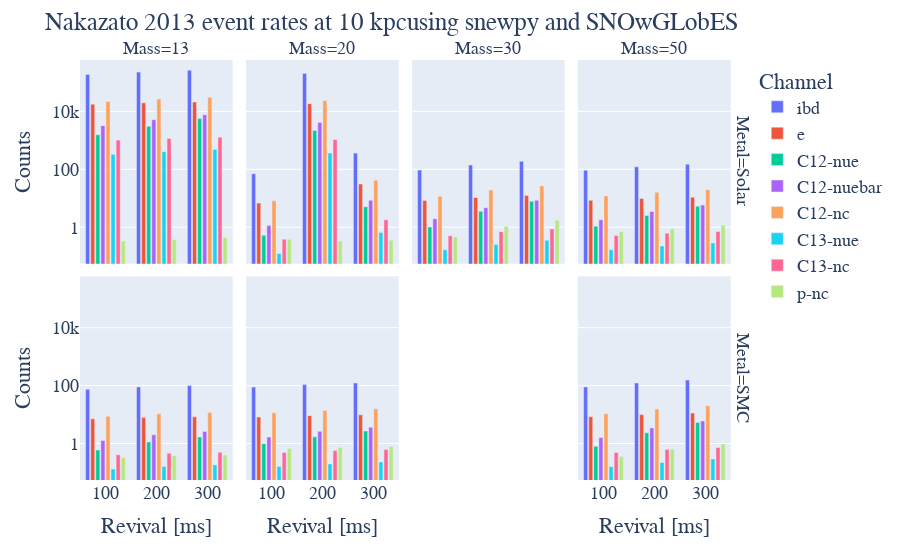

The cell this chart's notebook holds for it:
### Code cell
bars = px.bar(events, x='Revival [ms]', y='Counts', 
              color='Channel', barmode='group',
              facet_row='Metal', facet_col='Mass',
              category_orders={"Mass": ["13", "20", "30", "50"],
                               "Metal": ["Solar", "SMC"]},
              log_y=True)

bars.layout.bargroupgap = 0.2
bars.layout.font = dict(size=18, family="Times New Roman")
bars.layout.title = f'Nakazato 2013 event rates at 10 kpc'\
                    f'using snewpy and SNOwGLobES'
bars

### Figure 1 — Plotly figure (JSON) as saved in the notebook; plotly's stock layout.template omitted (floating-point values rounded to 4 significant figures)
{"data": [{"alignmentgroup": "True", "hovertemplate": "Channel=ibd<br>Metal=Solar<br>Mass=13<br>Revival [ms]=%{x}<br>Counts=%{y}<extra></extra>", "legendgroup": "ibd", "marker": {"color": "#636efa", "pattern": {"shape": ""}}, "name": "ibd", "offsetgroup": "ibd", "orientation": "v", "showlegend": true, "textposition": "auto", "type": "bar", "x": ["100", "200", "300"], "xaxis": "x5", "y": [187200.0, 226500.0, 264000.0], "yaxis": "y5"}, {"alignmentgroup": "True", "hovertemplate": "Channel=ibd<br>Metal=Solar<br>Mass=20<br>Revival [ms]=%{x}<br>Counts=%{y}<extra></extra>", "legendgroup": "ibd", "marker": {"color": "#636efa", "pattern": {"shape": ""}}, "name": "ibd", "offsetgroup": "ibd", "orientation": "v", "showlegend": false, "textposition": "auto", "type": "bar", "x": ["100", "200", "300"], "xaxis": "x6", "y": [70.37, 204800.0, 361.6], "yaxis": "y6"}, {"alignmentgroup": "True", "hovertemplate": "Channel=ibd<br>Metal=Solar<br>Mass=30<br>Revival [ms]=%{x}<br>Counts=%{y}<extra></extra>", "legendgroup": "ibd", "marker": {"color": "#636efa", "pattern": {"shape": ""}}, "name": "ibd", "offsetgroup": "ibd", "orientation": "v", "showlegend": false, "textposition": "auto", "type": "bar", "x": ["100", "200", "300"], "xaxis": "x7", "y": [93.94, 140.2, 188.5], "yaxis": "y7"}, {"alignmentgroup": "True", "hovertemplate": "Channel=ibd<br>Metal=Solar<br>Mass=50<br>Revival [ms]=%{x}<br>Counts=%{y}<extra></extra>", "legendgroup": "ibd", "marker": {"color": "#636efa", "pattern": {"shape": ""}}, "name": "ibd", "offsetgroup": "ibd", "orientation": "v", "showlegend": false, "textposition": "auto", "type": "bar", "x": ["100", "200", "300"], "xaxis": "x8", "y": [93.0, 121.8, 150.7], "yaxis": "y8"}, {"alignmentgroup": "True", "hovertemplate": "Channel=ibd<br>Metal=SMC<br>Mass=13<br>Revival [ms]=%{x}<br>Counts=%{y}<extra></extra>", "legendgroup": "ibd", "marker": {"color": "#636efa", "pattern": {"shape": ""}}, "name": "ibd", "offsetgroup": "ibd", "orientation": "v", "showlegend": false, "textposition": "auto", "type": "bar", "x": ["100", "200", "300"], "xaxis": "x", "y": [74.73, 89.99, 100.8], "yaxis": "y"}, {"alignmentgroup": "True", "hovertemplate": "Channel=ibd<br>Metal=SMC<br>Mass=20<br>Revival [ms]=%{x}<br>Counts=%{y}<extra></extra>", "legendgroup": "ibd", "marker": {"color": "#636efa", "pattern": {"shape": ""}}, "name": "ibd", "offsetgroup": "ibd", "orientation": "v", "showlegend": false, "textposition": "auto", "type": "bar", "x": ["100", "200", "300"], "xaxis": "x2", "y": [88.85, 108.1, 123.6], "yaxis": "y2"}, {"alignmentgroup": "True", "hovertemplate": "Channel=ibd<br>Metal=SMC<br>Mass=50<br>Revival [ms]=%{x}<br>Counts=%{y}<extra></extra>", "legendgroup": "ibd", "marker": {"color": "#636efa", "pattern": {"shape": ""}}, "name": "ibd", "offsetgroup": "ibd", "orientation": "v", "showlegend": false, "textposition": "auto", "type": "bar", "x": ["100", "200", "300"], "xaxis": "x4", "y": [90.12, 122.2, 155.4], "yaxis": "y4"}, {"alignmentgroup": "True", "hovertemplate": "Channel=e<br>Metal=Solar<br>Mass=13<br>Revival [ms]=%{x}<br>Counts=%{y}<extra></extra>", "legendgroup": "e", "marker": {"color": "#EF553B", "pattern": {"shape": ""}}, "name": "e", "offsetgroup": "e", "orientation": "v", "showlegend": true, "textposition": "auto", "type": "bar", "x": ["100", "200", "300"], "xaxis": "x5", "y": [17710.0, 19650.0, 21150.0], "yaxis": "y5"}, {"alignmentgroup": "True", "hovertemplate": "Channel=e<br>Metal=Solar<br>Mass=20<br>Revival [ms]=%{x}<br>Counts=%{y}<extra></extra>", "legendgroup": "e", "marker": {"color": "#EF553B", "pattern": {"shape": ""}}, "name": "e", "offsetgroup": "e", "orientation": "v", "showlegend": false, "textposition": "auto", "type": "bar", "x": ["100", "200", "300"], "xaxis": "x6", "y": [6.808, 18490.0, 31.04], "yaxis": "y6"}, {"alignmentgroup": "True", "hovertemplate": "Channel=e<br>Metal=Solar<br>Mass=30<br>Revival [ms]=%{x}<br>Counts=%{y}<extra></extra>", "legendgroup": "e", "marker": {"color": "#EF553B", "pattern": {"shape": ""}}, "name": "e", "offsetgroup": "e", "orientation": "v", "showlegend": false, "textposition": "auto", "type": "bar", "x": ["100", "200", "300"], "xaxis": "x7", "y": [8.396, 10.63, 12.49], "yaxis": "y7"}, {"alignmentgroup": "True", "hovertemplate": "Channel=e<br>Metal=Solar<br>Mass=50<br>Revival [ms]=%{x}<br>Counts=%{y}<extra></extra>", "legendgroup": "e", "marker": {"color": "#EF553B", "pattern": {"shape": ""}}, "name": "e", "offsetgroup": "e", "orientation": "v", "showlegend": false, "textposition": "auto", "type": "bar", "x": ["100", "200", "300"], "xaxis": "x8", "y": [8.511, 9.83, 10.88], "yaxis": "y8"}, {"alignmentgroup": "True", "hovertemplate": "Channel=e<br>Metal=SMC<br>Mass=13<br>Revival [ms]=%{x}<br>Counts=%{y}<extra></extra>", "legendgroup": "e", "marker": {"color": "#EF553B", "pattern": {"shape": ""}}, "name": "e", "offsetgroup": "e", "orientation": "v", "showlegend": false, "textposition": "auto", "type": "bar", "x": ["100", "200", "300"], "xaxis": "x", "y": [7.093, 7.853, 8.322], "yaxis": "y"}, {"alignmentgroup": "True", "hovertemplate": "Channel=e<br>Metal=SMC<br>Mass=20<br>Revival [ms]=%{x}<br>Counts=%{y}<extra></extra>", "legendgroup": "e", "marker": {"color": "#EF553B", "pattern": {"shape": ""}}, "name": "e", "offsetgroup": "e", "orientation": "v", "showlegend": false, "textposition": "auto", "type": "bar", "x": ["100", "200", "300"], "xaxis": "x2", "y": [8.241, 9.173, 9.78], "yaxis": "y2"}, {"alignmentgroup": "True", "hovertemplate": "Channel=e<br>Metal=SMC<br>Mass=50<br>Revival [ms]=%{x}<br>Counts=%{y}<extra></extra>", "legendgroup": "e", "marker": {"color": "#EF553B", "pattern": {"shape": ""}}, "name": "e", "offsetgroup": "e", "orientation": "v", "showlegend": false, "textposition": "auto", "type": "bar", "x": ["100", "200", "300"], "xaxis": "x4", "y": [8.46, 9.952, 11.22], "yaxis": "y4"}, {"alignmentgroup": "True", "hovertemplate": "Channel=C12-nue<br>Metal=Solar<br>Mass=13<br>Revival [ms]=%{x}<br>Counts=%{y}<extra></extra>", "legendgroup": "C12-nue", "marker": {"color": "#00cc96", "pattern": {"shape": ""}}, "name": "C12-nue", "offsetgroup": "C12-nue", "orientation": "v", "showlegend": true, "textposition": "auto", "type": "bar", "x": ["100", "200", "300"], "xaxis": "x5", "y": [1554.0, 3034.0, 5626.0], "yaxis": "y5"}, {"alignmentgroup": "True", "hovertemplate": "Channel=C12-nue<br>Metal=Solar<br>Mass=20<br>Revival [ms]=%{x}<br>Counts=%{y}<extra></extra>", "legendgroup": "C12-nue", "marker": {"color": "#00cc96", "pattern": {"shape": ""}}, "name": "C12-nue", "offsetgroup": "C12-nue", "orientation": "v", "showlegend": false, "textposition": "auto", "type": "bar", "x": ["100", "200", "300"], "xaxis": "x6", "y": [0.5311, 2193.0, 5.119], "yaxis": "y6"}, {"alignmentgroup": "True", "hovertemplate": "Channel=C12-nue<br>Metal=Solar<br>Mass=30<br>Revival [ms]=%{x}<br>Counts=%{y}<extra></extra>", "legendgroup": "C12-nue", "marker": {"color": "#00cc96", "pattern": {"shape": ""}}, "name": "C12-nue", "offsetgroup": "C12-nue", "orientation": "v", "showlegend": false, "textposition": "auto", "type": "bar", "x": ["100", "200", "300"], "xaxis": "x7", "y": [1.027, 3.553, 7.827], "yaxis": "y7"}, {"alignmentgroup": "True", "hovertemplate": "Channel=C12-nue<br>Metal=Solar<br>Mass=50<br>Revival [ms]=%{x}<br>Counts=%{y}<extra></extra>", "legendgroup": "C12-nue", "marker": {"color": "#00cc96", "pattern": {"shape": ""}}, "name": "C12-nue", "offsetgroup": "C12-nue", "orientation": "v", "showlegend": false, "textposition": "auto", "type": "bar", "x": ["100", "200", "300"], "xaxis": "x8", "y": [1.084, 2.555, 5.29], "yaxis": "y8"}, {"alignmentgroup": "True", "hovertemplate": "Channel=C12-nue<br>Metal=SMC<br>Mass=13<br>Revival [ms]=%{x}<br>Counts=%{y}<extra></extra>", "legendgroup": "C12-nue", "marker": {"color": "#00cc96", "pattern": {"shape": ""}}, "name": "C12-nue", "offsetgroup": "C12-nue", "orientation": "v", "showlegend": false, "textposition": "auto", "type": "bar", "x": ["100", "200", "300"], "xaxis": "x", "y": [0.5998, 1.134, 1.688], "yaxis": "y"}, {"alignmentgroup": "True", "hovertemplate": "Channel=C12-nue<br>Metal=SMC<br>Mass=20<br>Revival [ms]=%{x}<br>Counts=%{y}<extra></extra>", "legendgroup": "C12-nue", "marker": {"color": "#00cc96", "pattern": {"shape": ""}}, "name": "C12-nue", "offsetgroup": "C12-nue", "orientation": "v", "showlegend": false, "textposition": "auto", "type": "bar", "x": ["100", "200", "300"], "xaxis": "x2", "y": [0.9899, 1.705, 2.704], "yaxis": "y2"}, {"alignmentgroup": "True", "hovertemplate": "Channel=C12-nue<br>Metal=SMC<br>Mass=50<br>Revival [ms]=%{x}<br>Counts=%{y}<extra></extra>", "legendgroup": "C12-nue", "marker": {"color": "#00cc96", "pattern": {"shape": ""}}, "name": "C12-nue", "offsetgroup": "C12-nue", "orientation": "v", "showlegend": false, "textposition": "auto", "type": "bar", "x": ["100", "200", "300"], "xaxis": "x4", "y": [0.7981, 2.362, 5.311], "yaxis": "y4"}, {"alignmentgroup": "True", "hovertemplate": "Channel=C12-nuebar<br>Metal=Solar<br>Mass=13<br>Revival [ms]=%{x}<br>Counts=%{y}<extra></extra>", "legendgroup": "C12-nuebar", "marker": {"color": "#ab63fa", "pattern": {"shape": ""}}, "name": "C12-nuebar", "offsetgroup": "C12-nuebar", "orientation": "v", "showlegend": true, "textposition": "auto", "type": "bar", "x": ["100", "200", "300"], "xaxis": "x5", "y": [3214.0, 5154.0, 7661.0], "yaxis": "y5"}, {"alignmentgroup": "True", "hovertemplate": "Channel=C12-nuebar<br>Metal=Solar<br>Mass=20<br>Revival [ms]=%{x}<br>Counts=%{y}<extra></extra>", "legendgroup": "C12-nuebar", "marker": {"color": "#ab63fa", "pattern": {"shape": ""}}, "name": "C12-nuebar", "offsetgroup": "C12-nuebar", "orientation": "v", "showlegend": false, "textposition": "auto", "type": "bar", "x": ["100", "200", "300"], "xaxis": "x6", "y": [1.139, 4131.0, 8.474], "yaxis": "y6"}, {"alignmentgroup": "True", "hovertemplate": "Channel=C12-nuebar<br>Metal=Solar<br>Mass=30<br>Revival [ms]=%{x}<br>Counts=%{y}<extra></extra>", "legendgroup": "C12-nuebar", "marker": {"color": "#ab63fa", "pattern": {"shape": ""}}, "name": "C12-nuebar", "offsetgroup": "C12-nuebar", "orientation": "v", "showlegend": false, "textposition": "auto", "type": "bar", "x": ["100", "200", "300"], "xaxis": "x7", "y": [1.959, 4.739, 8.514], "yaxis": "y7"}, {"alignmentgroup": "True", "hovertemplate": "Channel=C12-nuebar<br>Metal=Solar<br>Mass=50<br>Revival [ms]=%{x}<br>Counts=%{y}<extra></extra>", "legendgroup": "C12-nuebar", "marker": {"color": "#ab63fa", "pattern": {"shape": ""}}, "name": "C12-nuebar", "offsetgroup": "C12-nuebar", "orientation": "v", "showlegend": false, "textposition": "auto", "type": "bar", "x": ["100", "200", "300"], "xaxis": "x8", "y": [1.817, 3.494, 5.846], "yaxis": "y8"}, {"alignmentgroup": "True", "hovertemplate": "Channel=C12-nuebar<br>Metal=SMC<br>Mass=13<br>Revival [ms]=%{x}<br>Counts=%{y}<extra></extra>", "legendgroup": "C12-nuebar", "marker": {"color": "#ab63fa", "pattern": {"shape": ""}}, "name": "C12-nuebar", "offsetgroup": "C12-nuebar", "orientation": "v", "showlegend": false, "textposition": "auto", "type": "bar", "x": ["100", "200", "300"], "xaxis": "x", "y": [1.278, 2.008, 2.625], "yaxis": "y"}, {"alignmentgroup": "True", "hovertemplate": "Channel=C12-nuebar<br>Metal=SMC<br>Mass=20<br>Revival [ms]=%{x}<br>Counts=%{y}<extra></extra>", "legendgroup": "C12-nuebar", "marker": {"color": "#ab63fa", "pattern": {"shape": ""}}, "name": "C12-nuebar", "offsetgroup": "C12-nuebar", "orientation": "v", "showlegend": false, "textposition": "auto", "type": "bar", "x": ["100", "200", "300"], "xaxis": "x2", "y": [1.684, 2.641, 3.662], "yaxis": "y2"}, {"alignmentgroup": "True", "hovertemplate": "Channel=C12-nuebar<br>Metal=SMC<br>Mass=50<br>Revival [ms]=%{x}<br>Counts=%{y}<extra></extra>", "legendgroup": "C12-nuebar", "marker": {"color": "#ab63fa", "pattern": {"shape": ""}}, "name": "C12-nuebar", "offsetgroup": "C12-nuebar", "orientation": "v", "showlegend": false, "textposition": "auto", "type": "bar", "x": ["100", "200", "300"], "xaxis": "x4", "y": [1.601, 3.435, 6.007], "yaxis": "y4"}, {"alignmentgroup": "True", "hovertemplate": "Channel=C12-nc<br>Metal=Solar<br>Mass=13<br>Revival [ms]=%{x}<br>Counts=%{y}<extra></extra>", "legendgroup": "C12-nc", "marker": {"color": "#FFA15A", "pattern": {"shape": ""}}, "name": "C12-nc", "offsetgroup": "C12-nc", "orientation": "v", "showlegend": true, "textposition": "auto", "type": "bar", "x": ["100", "200", "300"], "xaxis": "x5", "y": [22020.0, 26650.0, 30960.0], "yaxis": "y5"}, {"alignmentgroup": "True", "hovertemplate": "Channel=C12-nc<br>Metal=Solar<br>Mass=20<br>Revival [ms]=%{x}<br>Counts=%{y}<extra></extra>", "legendgroup": "C12-nc", "marker": {"color": "#FFA15A", "pattern": {"shape": ""}}, "name": "C12-nc", "offsetgroup": "C12-nc", "orientation": "v", "showlegend": false, "textposition": "auto", "type": "bar", "x": ["100", "200", "300"], "xaxis": "x6", "y": [8.192, 23790.0, 41.64], "yaxis": "y6"}, {"alignmentgroup": "True", "hovertemplate": "Channel=C12-nc<br>Metal=Solar<br>Mass=30<br>Revival [ms]=%{x}<br>Counts=%{y}<extra></extra>", "legendgroup": "C12-nc", "marker": {"color": "#FFA15A", "pattern": {"shape": ""}}, "name": "C12-nc", "offsetgroup": "C12-nc", "orientation": "v", "showlegend": false, "textposition": "auto", "type": "bar", "x": ["100", "200", "300"], "xaxis": "x7", "y": [11.75, 19.31, 26.64], "yaxis": "y7"}, {"alignmentgroup": "True", "hovertemplate": "Channel=C12-nc<br>Metal=Solar<br>Mass=50<br>Revival [ms]=%{x}<br>Counts=%{y}<extra></extra>", "legendgroup": "C12-nc", "marker": {"color": "#FFA15A", "pattern": {"shape": ""}}, "name": "C12-nc", "offsetgroup": "C12-nc", "orientation": "v", "showlegend": false, "textposition": "auto", "type": "bar", "x": ["100", "200", "300"], "xaxis": "x8", "y": [12.05, 15.98, 19.82], "yaxis": "y8"}, {"alignmentgroup": "True", "hovertemplate": "Channel=C12-nc<br>Metal=SMC<br>Mass=13<br>Revival [ms]=%{x}<br>Counts=%{y}<extra></extra>", "legendgroup": "C12-nc", "marker": {"color": "#FFA15A", "pattern": {"shape": ""}}, "name": "C12-nc", "offsetgroup": "C12-nc", "orientation": "v", "showlegend": false, "textposition": "auto", "type": "bar", "x": ["100", "200", "300"], "xaxis": "x", "y": [8.806, 10.62, 11.8], "yaxis": "y"}, {"alignmentgroup": "True", "hovertemplate": "Channel=C12-nc<br>Metal=SMC<br>Mass=20<br>Revival [ms]=%{x}<br>Counts=%{y}<extra></extra>", "legendgroup": "C12-nc", "marker": {"color": "#FFA15A", "pattern": {"shape": ""}}, "name": "C12-nc", "offsetgroup": "C12-nc", "orientation": "v", "showlegend": false, "textposition": "auto", "type": "bar", "x": ["100", "200", "300"], "xaxis": "x2", "y": [11.49, 13.91, 15.81], "yaxis": "y2"}, {"alignmentgroup": "True", "hovertemplate": "Channel=C12-nc<br>Metal=SMC<br>Mass=50<br>Revival [ms]=%{x}<br>Counts=%{y}<extra></extra>", "legendgroup": "C12-nc", "marker": {"color": "#FFA15A", "pattern": {"shape": ""}}, "name": "C12-nc", "offsetgroup": "C12-nc", "orientation": "v", "showlegend": false, "textposition": "auto", "type": "bar", "x": ["100", "200", "300"], "xaxis": "x4", "y": [10.63, 15.47, 20.03], "yaxis": "y4"}, {"alignmentgroup": "True", "hovertemplate": "Channel=C13-nue<br>Metal=Solar<br>Mass=13<br>Revival [ms]=%{x}<br>Counts=%{y}<extra></extra>", "legendgroup": "C13-nue", "marker": {"color": "#19d3f3", "pattern": {"shape": ""}}, "name": "C13-nue", "offsetgroup": "C13-nue", "orientation": "v", "showlegend": true, "textposition": "auto", "type": "bar", "x": ["100", "200", "300"], "xaxis": "x5", "y": [328.0, 404.9, 484.6], "yaxis": "y5"}, {"alignmentgroup": "True", "hovertemplate": "Channel=C13-nue<br>Metal=Solar<br>Mass=20<br>Revival [ms]=%{x}<br>Counts=%{y}<extra></extra>", "legendgroup": "C13-nue", "marker": {"color": "#19d3f3", "pattern": {"shape": ""}}, "name": "C13-nue", "offsetgroup": "C13-nue", "orientation": "v", "showlegend": false, "textposition": "auto", "type": "bar", "x": ["100", "200", "300"], "xaxis": "x6", "y": [0.1236, 364.5, 0.6542], "yaxis": "y6"}, {"alignmentgroup": "True", "hovertemplate": "Channel=C13-nue<br>Metal=Solar<br>Mass=30<br>Revival [ms]=%{x}<br>Counts=%{y}<extra></extra>", "legendgroup": "C13-nue", "marker": {"color": "#19d3f3", "pattern": {"shape": ""}}, "name": "C13-nue", "offsetgroup": "C13-nue", "orientation": "v", "showlegend": false, "textposition": "auto", "type": "bar", "x": ["100", "200", "300"], "xaxis": "x7", "y": [0.1654, 0.2556, 0.3567], "yaxis": "y7"}, {"alignmentgroup": "True", "hovertemplate": "Channel=C13-nue<br>Metal=Solar<br>Mass=50<br>Revival [ms]=%{x}<br>Counts=%{y}<extra></extra>", "legendgroup": "C13-nue", "marker": {"color": "#19d3f3", "pattern": {"shape": ""}}, "name": "C13-nue", "offsetgroup": "C13-nue", "orientation": "v", "showlegend": false, "textposition": "auto", "type": "bar", "x": ["100", "200", "300"], "xaxis": "x8", "y": [0.1674, 0.2244, 0.2865], "yaxis": "y8"}, {"alignmentgroup": "True", "hovertemplate": "Channel=C13-nue<br>Metal=SMC<br>Mass=13<br>Revival [ms]=%{x}<br>Counts=%{y}<extra></extra>", "legendgroup": "C13-nue", "marker": {"color": "#19d3f3", "pattern": {"shape": ""}}, "name": "C13-nue", "offsetgroup": "C13-nue", "orientation": "v", "showlegend": false, "textposition": "auto", "type": "bar", "x": ["100", "200", "300"], "xaxis": "x", "y": [0.1306, 0.1601, 0.1826], "yaxis": "y"}, {"alignmentgroup": "True", "hovertemplate": "Channel=C13-nue<br>Metal=SMC<br>Mass=20<br>Revival [ms]=%{x}<br>Counts=%{y}<extra></extra>", "legendgroup": "C13-nue", "marker": {"color": "#19d3f3", "pattern": {"shape": ""}}, "name": "C13-nue", "offsetgroup": "C13-nue", "orientation": "v", "showlegend": false, "textposition": "auto", "type": "bar", "x": ["100", "200", "300"], "xaxis": "x2", "y": [0.1604, 0.1974, 0.2303], "yaxis": "y2"}, {"alignmentgroup": "True", "hovertemplate": "Channel=C13-nue<br>Metal=SMC<br>Mass=50<br>Revival [ms]=%{x}<br>Counts=%{y}<extra></extra>", "legendgroup": "C13-nue", "marker": {"color": "#19d3f3", "pattern": {"shape": ""}}, "name": "C13-nue", "offsetgroup": "C13-nue", "orientation": "v", "showlegend": false, "textposition": "auto", "type": "bar", "x": ["100", "200", "300"], "xaxis": "x4", "y": [0.1591, 0.2222, 0.2934], "yaxis": "y4"}, {"alignmentgroup": "True", "hovertemplate": "Channel=C13-nc<br>Metal=Solar<br>Mass=13<br>Revival [ms]=%{x}<br>Counts=%{y}<extra></extra>", "legendgroup": "C13-nc", "marker": {"color": "#FF6692", "pattern": {"shape": ""}}, "name": "C13-nc", "offsetgroup": "C13-nc", "orientation": "v", "showlegend": true, "textposition": "auto", "type": "bar", "x": ["100", "200", "300"], "xaxis": "x5", "y": [1017.0, 1165.0, 1282.0], "yaxis": "y5"}, {"alignmentgroup": "True", "hovertemplate": "Channel=C13-nc<br>Metal=Solar<br>Mass=20<br>Revival [ms]=%{x}<br>Counts=%{y}<extra></extra>", "legendgroup": "C13-nc", "marker": {"color": "#FF6692", "pattern": {"shape": ""}}, "name": "C13-nc", "offsetgroup": "C13-nc", "orientation": "v", "showlegend": false, "textposition": "auto", "type": "bar", "x": ["100", "200", "300"], "xaxis": "x6", "y": [0.3851, 1073.0, 1.825], "yaxis": "y6"}, {"alignmentgroup": "True", "hovertemplate": "Channel=C13-nc<br>Metal=Solar<br>Mass=30<br>Revival [ms]=%{x}<br>Counts=%{y}<extra></extra>", "legendgroup": "C13-nc", "marker": {"color": "#FF6692", "pattern": {"shape": ""}}, "name": "C13-nc", "offsetgroup": "C13-nc", "orientation": "v", "showlegend": false, "textposition": "auto", "type": "bar", "x": ["100", "200", "300"], "xaxis": "x7", "y": [0.503, 0.7031, 0.8762], "yaxis": "y7"}, {"alignmentgroup": "True", "hovertemplate": "Channel=C13-nc<br>Metal=Solar<br>Mass=50<br>Revival [ms]=%{x}<br>Counts=%{y}<extra></extra>", "legendgroup": "C13-nc", "marker": {"color": "#FF6692", "pattern": {"shape": ""}}, "name": "C13-nc", "offsetgroup": "C13-nc", "orientation": "v", "showlegend": false, "textposition": "auto", "type": "bar", "x": ["100", "200", "300"], "xaxis": "x8", "y": [0.5139, 0.6246, 0.718], "yaxis": "y8"}, {"alignmentgroup": "True", "hovertemplate": "Channel=C13-nc<br>Metal=SMC<br>Mass=13<br>Revival [ms]=%{x}<br>Counts=%{y}<extra></extra>", "legendgroup": "C13-nc", "marker": {"color": "#FF6692", "pattern": {"shape": ""}}, "name": "C13-nc", "offsetgroup": "C13-nc", "orientation": "v", "showlegend": false, "textposition": "auto", "type": "bar", "x": ["100", "200", "300"], "xaxis": "x", "y": [0.4063, 0.4645, 0.4997], "yaxis": "y"}, {"alignmentgroup": "True", "hovertemplate": "Channel=C13-nc<br>Metal=SMC<br>Mass=20<br>Revival [ms]=%{x}<br>Counts=%{y}<extra></extra>", "legendgroup": "C13-nc", "marker": {"color": "#FF6692", "pattern": {"shape": ""}}, "name": "C13-nc", "offsetgroup": "C13-nc", "orientation": "v", "showlegend": false, "textposition": "auto", "type": "bar", "x": ["100", "200", "300"], "xaxis": "x2", "y": [0.4935, 0.5684, 0.6207], "yaxis": "y2"}, {"alignmentgroup": "True", "hovertemplate": "Channel=C13-nc<br>Metal=SMC<br>Mass=50<br>Revival [ms]=%{x}<br>Counts=%{y}<extra></extra>", "legendgroup": "C13-nc", "marker": {"color": "#FF6692", "pattern": {"shape": ""}}, "name": "C13-nc", "offsetgroup": "C13-nc", "orientation": "v", "showlegend": false, "textposition": "auto", "type": "bar", "x": ["100", "200", "300"], "xaxis": "x4", "y": [0.4906, 0.6214, 0.7335], "yaxis": "y4"}, {"alignmentgroup": "True", "hovertemplate": "Channel=p-nc<br>Metal=Solar<br>Mass=13<br>Revival [ms]=%{x}<br>Counts=%{y}<extra></extra>", "legendgroup": "p-nc", "marker": {"color": "#B6E880", "pattern": {"shape": ""}}, "name": "p-nc", "offsetgroup": "p-nc", "orientation": "v", "showlegend": true, "textposition": "auto", "type": "bar", "x": ["100", "200", "300"], "xaxis": "x5", "y": [0.3324, 0.3782, 0.4412], "yaxis": "y5"}, {"alignmentgroup": "True", "hovertemplate": "Channel=p-nc<br>Metal=Solar<br>Mass=20<br>Revival [ms]=%{x}<br>Counts=%{y}<extra></extra>", "legendgroup": "p-nc", "marker": {"color": "#B6E880", "pattern": {"shape": ""}}, "name": "p-nc", "offsetgroup": "p-nc", "orientation": "v", "showlegend": false, "textposition": "auto", "type": "bar", "x": ["100", "200", "300"], "xaxis": "x6", "y": [0.3825, 0.3372, 0.3533], "yaxis": "y6"}, {"alignmentgroup": "True", "hovertemplate": "Channel=p-nc<br>Metal=Solar<br>Mass=30<br>Revival [ms]=%{x}<br>Counts=%{y}<extra></extra>", "legendgroup": "p-nc", "marker": {"color": "#B6E880", "pattern": {"shape": ""}}, "name": "p-nc", "offsetgroup": "p-nc", "orientation": "v", "showlegend": false, "textposition": "auto", "type": "bar", "x": ["100", "200", "300"], "xaxis": "x7", "y": [0.4638, 1.055, 1.757], "yaxis": "y7"}, {"alignmentgroup": "True", "hovertemplate": "Channel=p-nc<br>Metal=Solar<br>Mass=50<br>Revival [ms]=%{x}<br>Counts=%{y}<extra></extra>", "legendgroup": "p-nc", "marker": {"color": "#B6E880", "pattern": {"shape": ""}}, "name": "p-nc", "offsetgroup": "p-nc", "orientation": "v", "showlegend": false, "textposition": "auto", "type": "bar", "x": ["100", "200", "300"], "xaxis": "x8", "y": [0.7063, 0.8883, 1.159], "yaxis": "y8"}, {"alignmentgroup": "True", "hovertemplate": "Channel=p-nc<br>Metal=SMC<br>Mass=13<br>Revival [ms]=%{x}<br>Counts=%{y}<extra></extra>", "legendgroup": "p-nc", "marker": {"color": "#B6E880", "pattern": {"shape": ""}}, "name": "p-nc", "offsetgroup": "p-nc", "orientation": "v", "showlegend": false, "textposition": "auto", "type": "bar", "x": ["100", "200", "300"], "xaxis": "x", "y": [0.3319, 0.3761, 0.4022], "yaxis": "y"}, {"alignmentgroup": "True", "hovertemplate": "Channel=p-nc<br>Metal=SMC<br>Mass=20<br>Revival [ms]=%{x}<br>Counts=%{y}<extra></extra>", "legendgroup": "p-nc", "marker": {"color": "#B6E880", "pattern": {"shape": ""}}, "name": "p-nc", "offsetgroup": "p-nc", "orientation": "v", "showlegend": false, "textposition": "auto", "type": "bar", "x": ["100", "200", "300"], "xaxis": "x2", "y": [0.6671, 0.7355, 0.7916], "yaxis": "y2"}, {"alignmentgroup": "True", "hovertemplate": "Channel=p-nc<br>Metal=SMC<br>Mass=50<br>Revival [ms]=%{x}<br>Counts=%{y}<extra></extra>", "legendgroup": "p-nc", "marker": {"color": "#B6E880", "pattern": {"shape": ""}}, "name": "p-nc", "offsetgroup": "p-nc", "orientation": "v", "showlegend": false, "textposition": "auto", "type": "bar", "x": ["100", "200", "300"], "xaxis": "x4", "y": [0.3585, 0.6324, 0.9582], "yaxis": "y4"}], "layout": {"annotations": [{"font": {}, "showarrow": false, "text": "Mass=13", "x": 0.115, "xanchor": "center", "xref": "paper", "y": 1, "yanchor": "bottom", "yref": "paper"}, {"font": {}, "showarrow": false, "text": "Mass=20", "x": 0.365, "xanchor": "center", "xref": "paper", "y": 1, "yanchor": "bottom", "yref": "paper"}, {"font": {}, "showarrow": false, "text": "Mass=30", "x": 0.615, "xanchor": "center", "xref": "paper", "y": 1, "yanchor": "bottom", "yref": "paper"}, {"font": {}, "showarrow": false, "text": "Mass=50", "x": 0.865, "xanchor": "center", "xref": "paper", "y": 1, "yanchor": "bottom", "yref": "paper"}, {"font": {}, "showarrow": false, "text": "Metal=SMC", "textangle": 90, "x": 0.98, "xanchor": "left", "xref": "paper", "y": 0.2425, "yanchor": "middle", "yref": "paper"}, {"font": {}, "showarrow": false, "text": "Metal=Solar", "textangle": 90, "x": 0.98, "xanchor": "left", "xref": "paper", "y": 0.7575, "yanchor": "middle", "yref": "paper"}], "bargroupgap": 0.2, "barmode": "group", "font": {"family": "Times New Roman", "size": 18}, "legend": {"title": {"text": "Channel"}, "tracegroupgap": 0}, "margin": {"t": 60}, "title": {"text": "Nakazato 2013 event rates at 10 kpcusing snewpy and SNOwGLobES"}, "xaxis": {"anchor": "y", "domain": [0, 0.23], "title": {"text": "Revival [ms]"}}, "xaxis2": {"anchor": "y2", "domain": [0.25, 0.48], "matches": "x", "title": {"text": "Revival [ms]"}}, "xaxis3": {"anchor": "y3", "domain": [0.5, 0.73], "matches": "x", "title": {"text": "Revival [ms]"}}, "xaxis4": {"anchor": "y4", "domain": [0.75, 0.98], "matches": "x", "title": {"text": "Revival [ms]"}}, "xaxis5": {"anchor": "y5", "domain": [0, 0.23], "matches": "x", "showticklabels": false}, "xaxis6": {"anchor": "y6", "domain": [0.25, 0.48], "matches": "x", "showticklabels": false}, "xaxis7": {"anchor": "y7", "domain": [0.5, 0.73], "matches": "x", "showticklabels": false}, "xaxis8": {"anchor": "y8", "domain": [0.75, 0.98], "matches": "x", "showticklabels": false}, "yaxis": {"anchor": "x", "domain": [0, 0.485], "title": {"text": "Counts"}, "type": "log"}, "yaxis2": {"anchor": "x2", "domain": [0, 0.485], "matches": "y", "showticklabels": false, "type": "log"}, "yaxis3": {"anchor": "x3", "domain": [0, 0.485], "matches": "y", "showticklabels": false, "type": "log"}, "yaxis4": {"anchor": "x4", "domain": [0, 0.485], "matches": "y", "showticklabels": false, "type": "log"}, "yaxis5": {"anchor": "x5", "domain": [0.515, 1], "matches": "y", "title": {"text": "Counts"}, "type": "log"}, "yaxis6": {"anchor": "x6", "domain": [0.515, 1], "matches": "y", "showticklabels": false, "type": "log"}, "yaxis7": {"anchor": "x7", "domain": [0.515, 1], "matches": "y", "showticklabels": false, "type": "log"}, "yaxis8": {"anchor": "x8", "domain": [0.515, 1], "matches": "y", "showticklabels": false, "type": "log"}}}
